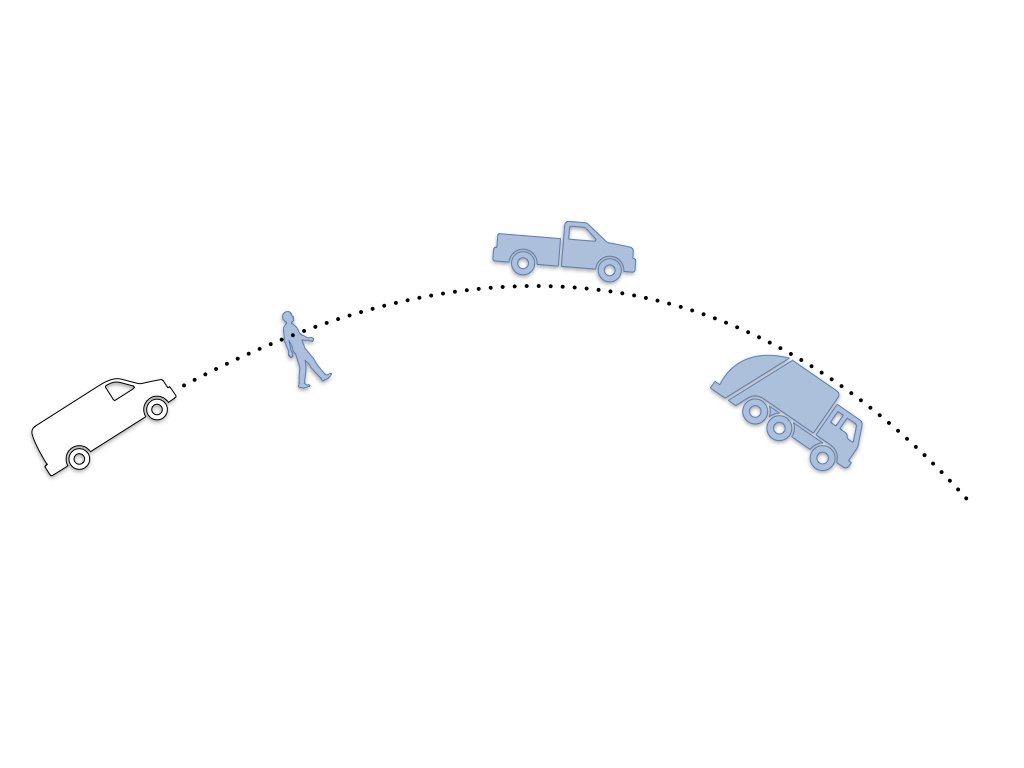
//> input picture img/11.jpeg, 1024 x 768 px, given in place of 11.jpeg.jpeg, which was not available
$ ./main ../../../img/11.jpeg   (built with g++ and OpenCV 4)
//> lines starting //> are read from the running program, lines starting //| are printed output that depends on the picture; after the words box and inside, x2 and y2 are one past the last pixel; in counts of white or black regions, pixels touching at a corner belong together; pictures that were not available may be replaced by others from this repository, and a replacement may not be noted
#include <iostream>
#include <vector>
#include <cmath>
#include <unistd.h>
// #include "monitor.h"

// For visualizer
#include <opencv2/opencv.hpp>
#include <opencv2/core.hpp>
#include <opencv2/highgui.hpp>

#include "hybrid_astar.hpp"
#include "monitor.h"

class m_vector2d
{
public:
    double x, y;
};
struct path_color
{
    float r;
    float g;
    float b;
};

Eigen::VectorXd PolyFit(Eigen::VectorXd xvals, Eigen::VectorXd yvals, int order);

int main(int argc, char **argv)
{
    if(argc!=2)
    {
        std::cout << "The command should be comply with this format." << std::endl;
        std::cout << "Format : rosrun [pkg] [img_num]" << std::endl;
        exit(1);
    }
    std::string img_count = argv[1];

    cv::Mat obstacle_img;
    // Set Size of Obstacle Image
    int obstacle_img_width = 960;
    int obstacle_img_height = 540;
    obstacle_img = cv::imread("img/" + img_count + ".jpeg");
//> obstacle_img is the input picture: 768 rows x 1024 cols, CV_8UC3; mean B, G, R 253.5, 252.9, 252.5
    if(!obstacle_img.data)
    {
        std::cout << "Can't find the image file" << std::endl;
        exit(1);
    }
    cv::resize(obstacle_img, obstacle_img, cv::Size(obstacle_img_width, obstacle_img_height));
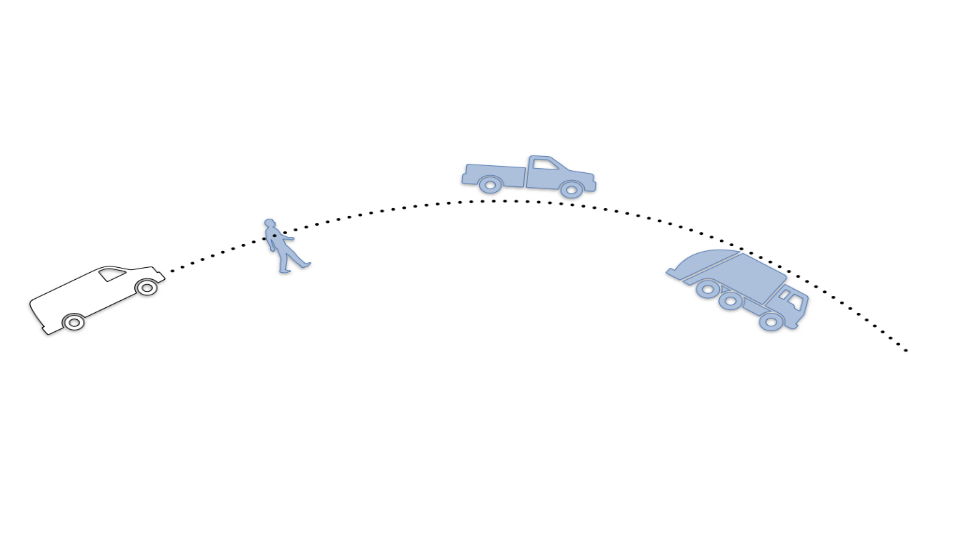
//> obstacle_img: 540 rows x 960 cols, CV_8UC3; mean B, G, R 253.5, 252.9, 252.5

    // OpenCV Coordinate -> Occupancy Grid Map Coordinate
    // OpenCV와 Astar의 Occuapncy Grid Map의 좌표계가 다르기 때문에 상하반전 작업
    cv::flip(obstacle_img, obstacle_img, 0);
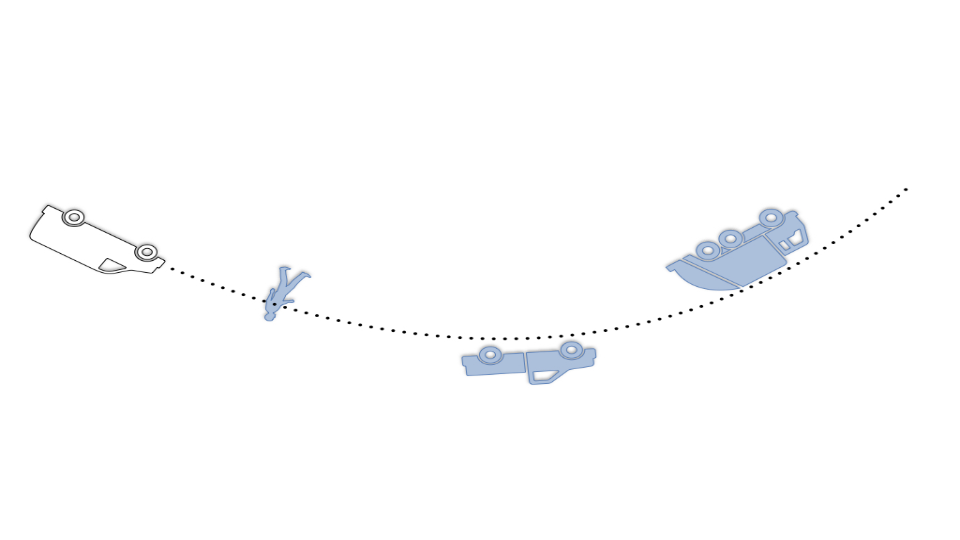
//> obstacle_img: 540 rows x 960 cols, CV_8UC3; 6.22% of pixels changed, all inside (x1, y1, x2, y2) = (22, 152, 912, 388)

    // Set Result Image to visualize
    cv::Mat result;
    result = obstacle_img.clone();


    std::vector<std::pair<double, double>> waypoints;
    double prev_x_tmp = 0;
    for(int i = 0; i < obstacle_img.cols; i++)
        for(int j = 0; j < obstacle_img.rows; j++)
        {
            double r_tmp = obstacle_img.at<cv::Vec3b>(j, i)[2];
            double g_tmp = obstacle_img.at<cv::Vec3b>(j, i)[1];
            double b_tmp = obstacle_img.at<cv::Vec3b>(j, i)[0];
            if((r_tmp + g_tmp + b_tmp) <= 20)
            {
                if(i >= 163)
                {
                    if(i - prev_x_tmp > 5)
                    {
                        // std::cout << obstacle_img.at<cv::Vec3b>(j, i) << "\t\t" << i << "\t\t" << j << std::endl;
                        waypoints.push_back(std::make_pair(i+1000, j+1000));
                        // cv::circle(result, cv::Point(i, j), 0, cv::Scalar(0,0,255), 5);
                    }
                    prev_x_tmp = i;


                }
            }
        }
//> after the loop, waypoints = 74 pairs, first 12: [1164, 1260], [1172, 1268], [1181, 1272], [1192, 1276], [1202, 1280], [1212, 1284], [1222, 1287], [1232, 1291], [1242, 1294], [1253, 1297], [1263, 1301], [1273, 1304]; prev_x_tmp = 906

    std::vector<std::pair<double, double>> obstacles_tmp;
    for(int i = 0; i < obstacle_img.cols; i++)
        for(int j = 0; j < obstacle_img.rows; j++)
        {
            double r_tmp = obstacle_img.at<cv::Vec3b>(j, i)[2];
            double g_tmp = obstacle_img.at<cv::Vec3b>(j, i)[1];
            double b_tmp = obstacle_img.at<cv::Vec3b>(j, i)[0];
            // if((r_tmp + g_tmp + b_tmp) < 700 & (r_tmp + g_tmp + b_tmp) > 500)
            // if(((r_tmp + g_tmp + b_tmp) >= 400) & ((r_tmp + g_tmp + b_tmp) < 700))
            if((i+j)%23 == 0)
                if( b_tmp > 215 & (r_tmp + g_tmp + b_tmp < 590))
                {
                    obstacles_tmp.push_back(std::make_pair(i+1000, j+1000));
                    // std::cout << obstacle_img.at<cv::Vec3b>(j, i) << "\t\t" << i << "\t\t" << j << std::endl;
                    // cv::circle(result, cv::Point(i, j), 0, cv::Scalar(0,255,0), 1);
                }
        }
//> after the loop, obstacles_tmp = 313 pairs, first 12: [1267, 1308], [1268, 1307], [1269, 1306], [1270, 1305], [1271, 1304], [1274, 1301], [1275, 1300], [1276, 1299], [1277, 1298], [1278, 1297], [1279, 1296], [1280, 1295]


    std::vector<double> WPs_x_tmp2;
    std::vector<double> WPs_y_tmp2;

    for (int i = 0; i < waypoints.size(); i++)
    {
        WPs_x_tmp2.push_back(waypoints[i].first);
        WPs_y_tmp2.push_back(waypoints[i].second);
    }
//> this loop made 74 passes
//> after the loop, WPs_x_tmp2 = 74 values from 1164 to 1905; WPs_y_tmp2 = 74 values, max 1338 at index 29, min 1189 at index 73, mean 1296
//> (the run ends here: the program needs code that is not available in this run, at `Eigen::Map<Eigen::VectorXd> x_tmp(&WPs_x_tmp2[0], WPs_x_tmp2.size());`)

$ run again, on img/12.jpeg
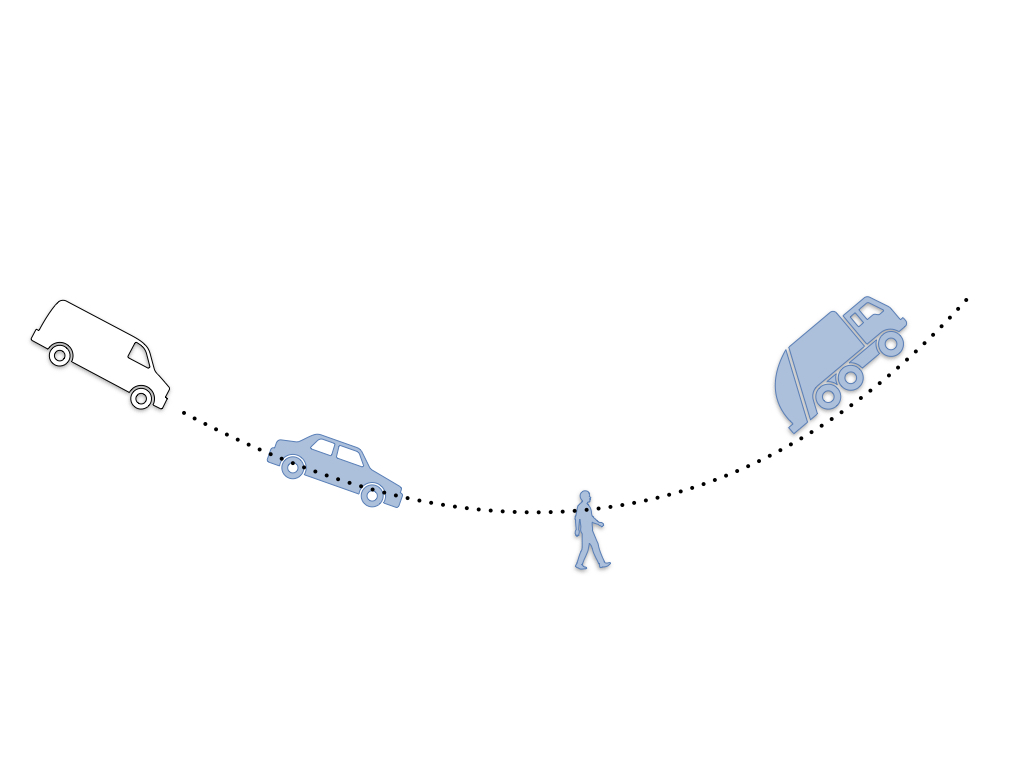
//> input picture img/12.jpeg, 1024 x 768 px, given in place of 12.jpeg.jpeg, which was not available
//> obstacle_img is the input picture: 768 rows x 1024 cols, CV_8UC3; mean B, G, R 253.6, 253, 252.6
//> `cv::resize(obstacle_img, obstacle_img, cv::Size(obstacle_img_width, ob..`:
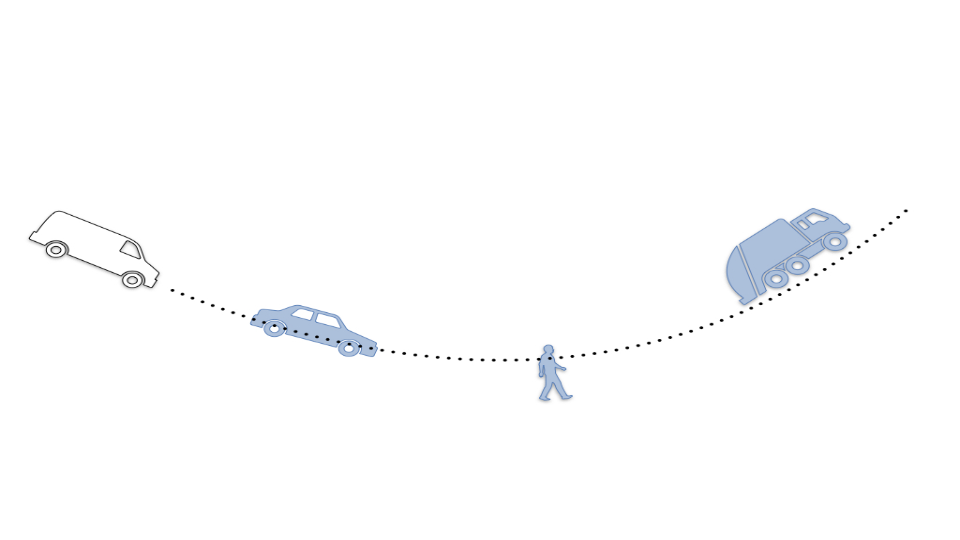
//> obstacle_img: 540 rows x 960 cols, CV_8UC3; mean B, G, R 253.6, 253, 252.6
//> `cv::flip(obstacle_img, obstacle_img, 0);`:
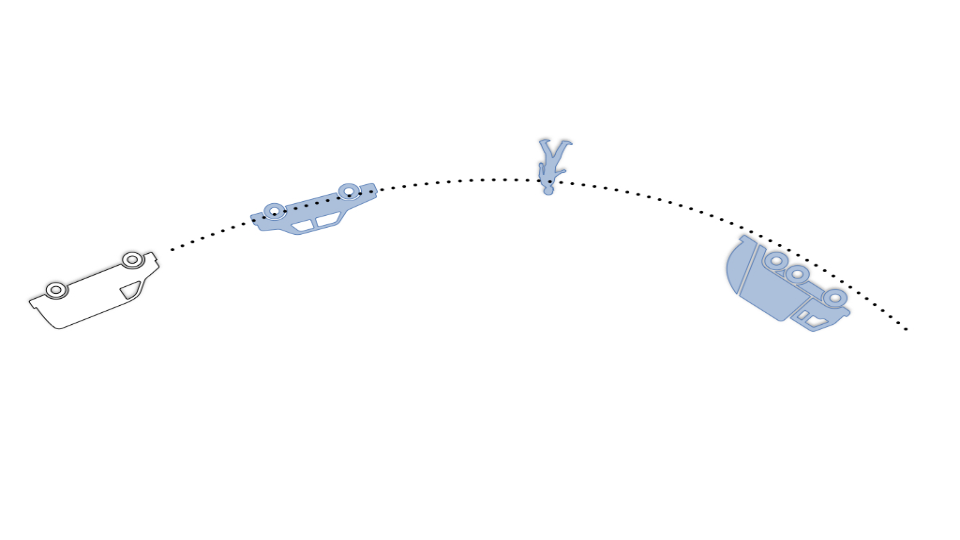
//> obstacle_img: 540 rows x 960 cols, CV_8UC3; 5.71% of pixels changed, all inside (x1, y1, x2, y2) = (23, 135, 914, 405)
//> after the loop `for(int i = 0; i < obstacle_img.cols; i++)`: waypoints = 73 pairs, first 12: [1172, 1249], [1181, 1245], [1192, 1241], [1202, 1237], [1211, 1234], [1222, 1230], [1232, 1227], [1243, 1223], [1253, 1220], [1263, 1217], [1273, 1214], [1284, 1211]; prev_x_tmp = 905
//> after the loop `for(int i = 0; i < obstacle_img.cols; i++)`: obstacles_tmp = 288 pairs, first 12: [1259, 1224], [1260, 1223], [1261, 1222], [1262, 1221], [1263, 1220], [1268, 1215], [1269, 1214], [1277, 1206], [1278, 1205], [1279, 1227], [1280, 1226], [1281, 1225]
//> the loop `for (int i = 0; i < waypoints.size(); i++)` made 73 passes
//> after the loop `for (int i = 0; i < waypoints.size(); i++)`: WPs_x_tmp2 = 73 values from 1172 to 1905; WPs_y_tmp2 = 73 values, max 1329 at index 72, min 1179 at index 30, mean 1220.8
